Frame 1 (no input): blank canvas, image omitted
Frame 60 (no input): blank canvas, image omitted
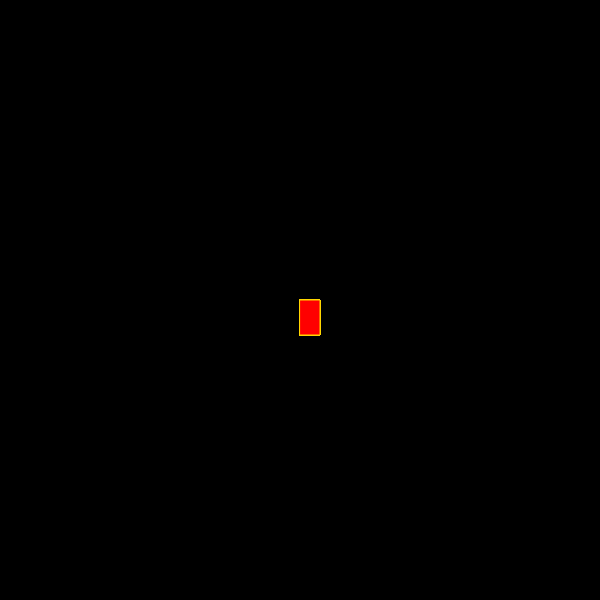
Frame 120 (the mouse pressed at the canvas centre since frame 60)

The p5.js sketch whose frames 1 and 60 were blank and that drew this single picture after the mouse press (run headless with seeded random() and noise() and a simulated clock; from frame 60 on, the mouse is pressed at the canvas centre):

// p5.js sketch
// ── sketch.js
function setup() { 
    createCanvas (600, 600);
    background("black");
   }
   
   function draw() {
    stroke ("gold")
    fill ("red")
   
    if(mouseIsPressed) {
     rect (mouseX, mouseY, 20, 35);
    }
   
   }
